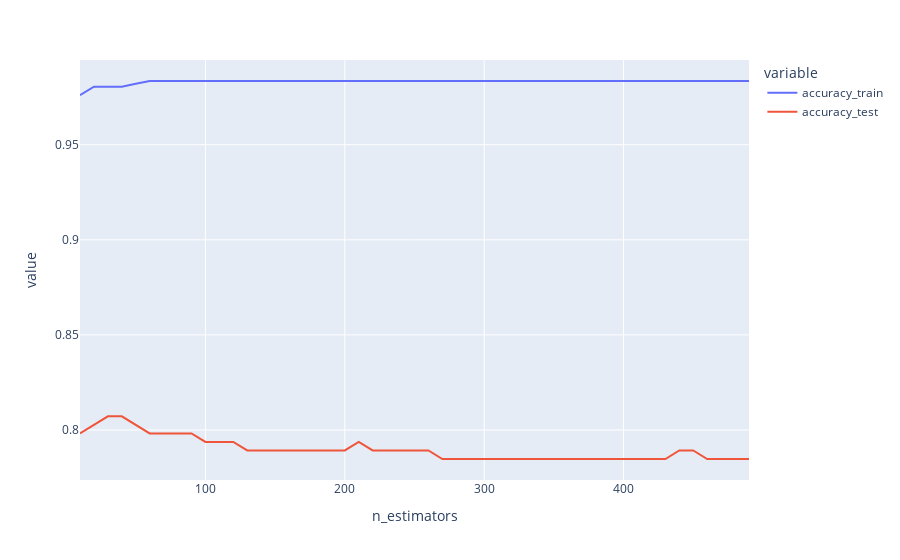

The notebook cell saved with this chart:
### Markdown cell above
### n estimators (trees per forest)

### Code cell
accuracy_results = []

for i in range(10, 500, 10):
    model = model = RandomForestClassifier(n_estimators=i, random_state=42)
    model.fit(X_train,y_train)
    y_pred_train = model.predict(X_train)
    y_pred_test = model.predict(X_test)
    accuracy_train = np.mean(y_pred_train == y_train)
    accuracy_test = np.mean(y_pred_test == y_test)
    accuracy_results.append({'accuracy_train': accuracy_train, 'accuracy_test': accuracy_test, 'n_estimators': i})

px.line(pd.DataFrame(accuracy_results).melt(id_vars='n_estimators'),
        x='n_estimators', y='value', color='variable')

### Figure 1 — Plotly figure (JSON) as saved in the notebook; plotly's stock layout.template omitted (floating-point values rounded to 4 significant figures)
{"data": [{"hovertemplate": "variable=accuracy_train<br>n_estimators=%{x}<br>value=%{y}<extra></extra>", "legendgroup": "accuracy_train", "line": {"color": "#636efa", "dash": "solid"}, "marker": {"symbol": "circle"}, "mode": "lines", "name": "accuracy_train", "orientation": "v", "showlegend": true, "type": "scatter", "x": [10, 20, 30, 40, 50, 60, 70, 80, 90, 100, 110, 120, 130, 140, 150, 160, 170, 180, 190, 200, 210, 220, 230, 240, 250, 260, 270, 280, 290, 300, 310, 320, 330, 340, 350, 360, 370, 380, 390, 400, 410, 420, 430, 440, 450, 460, 470, 480, 490], "xaxis": "x", "y": [0.976, 0.9805, 0.9805, 0.9805, 0.982, 0.9835, 0.9835, 0.9835, 0.9835, 0.9835, 0.9835, 0.9835, 0.9835, 0.9835, 0.9835, 0.9835, 0.9835, 0.9835, 0.9835, 0.9835, 0.9835, 0.9835, 0.9835, 0.9835, 0.9835, 0.9835, 0.9835, 0.9835, 0.9835, 0.9835, 0.9835, 0.9835, 0.9835, 0.9835, 0.9835, 0.9835, 0.9835, 0.9835, 0.9835, 0.9835, 0.9835, 0.9835, 0.9835, 0.9835, 0.9835, 0.9835, 0.9835, 0.9835, 0.9835], "yaxis": "y"}, {"hovertemplate": "variable=accuracy_test<br>n_estimators=%{x}<br>value=%{y}<extra></extra>", "legendgroup": "accuracy_test", "line": {"color": "#EF553B", "dash": "solid"}, "marker": {"symbol": "circle"}, "mode": "lines", "name": "accuracy_test", "orientation": "v", "showlegend": true, "type": "scatter", "x": [10, 20, 30, 40, 50, 60, 70, 80, 90, 100, 110, 120, 130, 140, 150, 160, 170, 180, 190, 200, 210, 220, 230, 240, 250, 260, 270, 280, 290, 300, 310, 320, 330, 340, 350, 360, 370, 380, 390, 400, 410, 420, 430, 440, 450, 460, 470, 480, 490], "xaxis": "x", "y": [0.7982, 0.8027, 0.8072, 0.8072, 0.8027, 0.7982, 0.7982, 0.7982, 0.7982, 0.7937, 0.7937, 0.7937, 0.7892, 0.7892, 0.7892, 0.7892, 0.7892, 0.7892, 0.7892, 0.7892, 0.7937, 0.7892, 0.7892, 0.7892, 0.7892, 0.7892, 0.7848, 0.7848, 0.7848, 0.7848, 0.7848, 0.7848, 0.7848, 0.7848, 0.7848, 0.7848, 0.7848, 0.7848, 0.7848, 0.7848, 0.7848, 0.7848, 0.7848, 0.7892, 0.7892, 0.7848, 0.7848, 0.7848, 0.7848], "yaxis": "y"}], "layout": {"legend": {"title": {"text": "variable"}, "tracegroupgap": 0}, "margin": {"t": 60}, "xaxis": {"anchor": "y", "domain": [0, 1], "title": {"text": "n_estimators"}}, "yaxis": {"anchor": "x", "domain": [0, 1], "title": {"text": "value"}}}}
